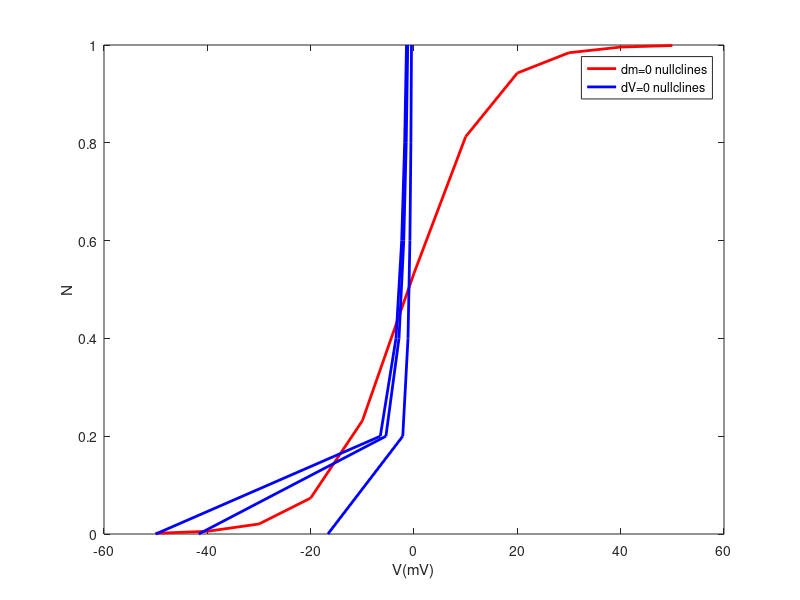

Write MATLAB code to recreate this figure.
Cm=20;
fai=0.067;
g_Ca=100;
g_K=8;
g_L=3;
V_Ca=0;
V_K=-150;
V_L=-50;
V1=-1;
V2=15;
V3=-1;
V4=14.5;
I=[0 25 100];
V=-50:10:50;
n=0:0.2:1;
nullclinen=(0.5*(1+tanh((V-V1)/V2)));
nullclineV=zeros(4,6);
for i=1:3
for j=1:size(n,2) 
    nullclineV(i,j)=(I(i)+g_L*V_L+g_Ca*n(j)*V_Ca)/(g_L+n(j)*g_Ca); 
end
end

plot(V,nullclinen,'r','LineWidth',2);
xlabel('V(mV)');
ylabel('N');
hold on;
for i=1:3
plot(nullclineV(i,:),n,'b','LineWidth',2);
end
legend('dm=0 nullclines','dV=0 nullclines')